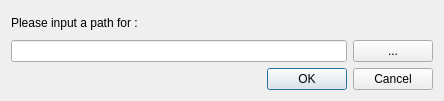
<?xml version="1.0" encoding="UTF-8"?>
<ui version="4.0">
 <class>ExtProgPath</class>
 <widget class="QDialog" name="ExtProgPath">
  <property name="geometry">
   <rect>
    <x>0</x>
    <y>0</y>
    <width>444</width>
    <height>101</height>
   </rect>
  </property>
  <property name="windowTitle">
   <string>Program path required</string>
  </property>
  <layout class="QVBoxLayout" name="verticalLayout">
   <item>
    <widget class="QLabel" name="programLabel">
     <property name="text">
      <string>Please input a path for &lt;PROGRAM&gt;:</string>
     </property>
    </widget>
   </item>
   <item>
    <layout class="QHBoxLayout" name="horizontalLayout">
     <item>
      <widget class="QLineEdit" name="path"/>
     </item>
     <item>
      <widget class="QPushButton" name="findPathButton">
       <property name="text">
        <string>...</string>
       </property>
      </widget>
     </item>
    </layout>
   </item>
   <item>
    <widget class="QDialogButtonBox" name="buttonBox">
     <property name="orientation">
      <enum>Qt::Horizontal</enum>
     </property>
     <property name="standardButtons">
      <set>QDialogButtonBox::Cancel|QDialogButtonBox::Ok</set>
     </property>
    </widget>
   </item>
  </layout>
 </widget>
 <resources/>
 <connections>
  <connection>
   <sender>buttonBox</sender>
   <signal>accepted()</signal>
   <receiver>ExtProgPath</receiver>
   <slot>accept()</slot>
   <hints>
    <hint type="sourcelabel">
     <x>248</x>
     <y>254</y>
    </hint>
    <hint type="destinationlabel">
     <x>157</x>
     <y>274</y>
    </hint>
   </hints>
  </connection>
  <connection>
   <sender>buttonBox</sender>
   <signal>rejected()</signal>
   <receiver>ExtProgPath</receiver>
   <slot>reject()</slot>
   <hints>
    <hint type="sourcelabel">
     <x>316</x>
     <y>260</y>
    </hint>
    <hint type="destinationlabel">
     <x>286</x>
     <y>274</y>
    </hint>
   </hints>
  </connection>
 </connections>
</ui>
